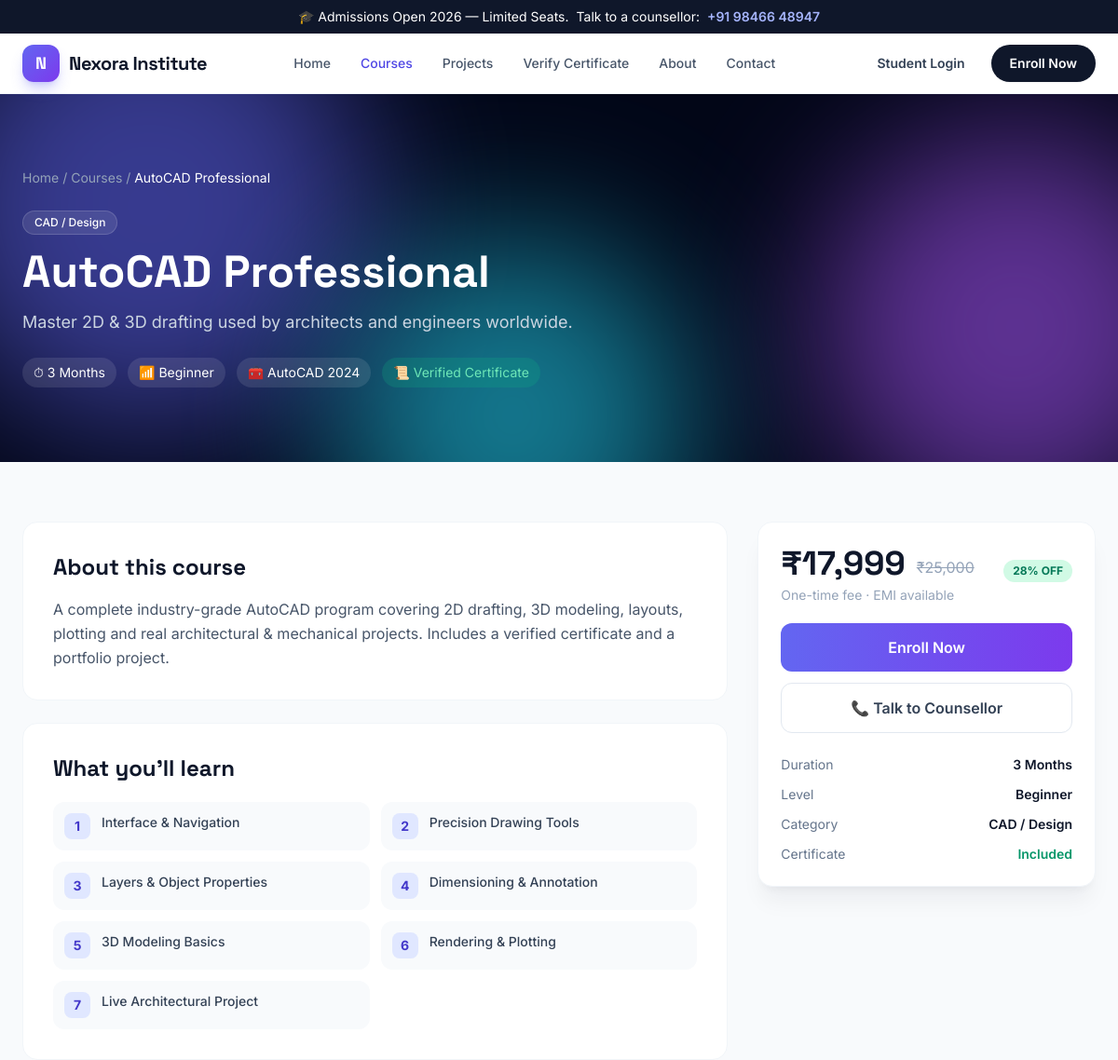
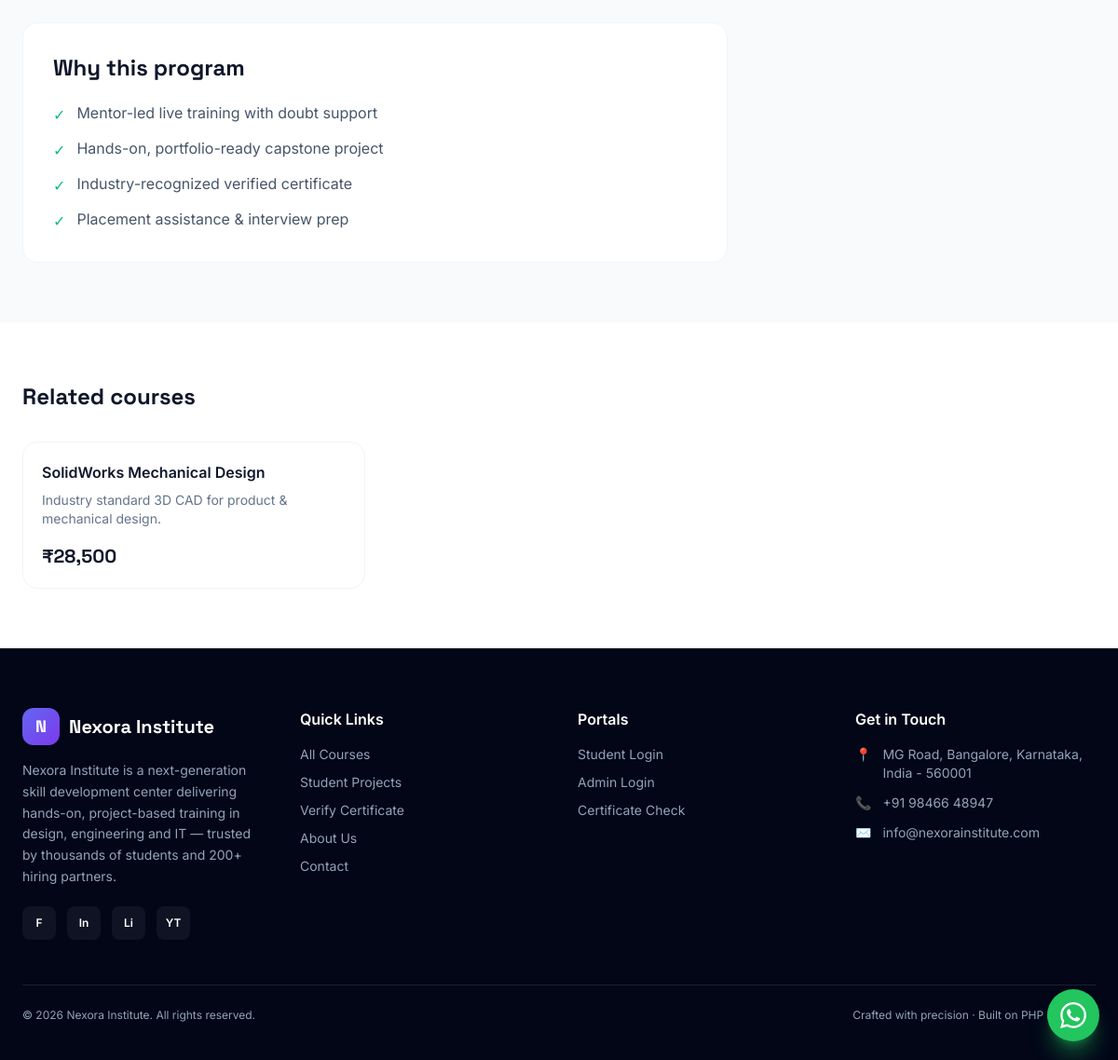
Screenshot of /course.php?slug=autocad-professional with the database file from the repository (2 pictures, top to bottom).
### tables this page shows
CREATE TABLE courses (
  id              INT AUTO_INCREMENT PRIMARY KEY,
  title           VARCHAR(160) NOT NULL,
  slug            VARCHAR(180) NOT NULL UNIQUE,
  category_id     INT NULL,
  short_desc      VARCHAR(255) NULL,
  description     TEXT NULL,
  duration        VARCHAR(60)  DEFAULT '3 Months',
  level           ENUM('Beginner','Intermediate','Advanced') DEFAULT 'Beginner',
  price           DECIMAL(10,2) DEFAULT 0,
  discount_price  DECIMAL(10,2) NULL,
  software        VARCHAR(255) NULL,
  syllabus        TEXT NULL,
  image           VARCHAR(255) NULL,
  is_featured     TINYINT(1) DEFAULT 0,
  status          ENUM('active','draft') DEFAULT 'active',
  created_at      TIMESTAMP DEFAULT CURRENT_TIMESTAMP,
  CONSTRAINT fk_course_cat FOREIGN KEY (category_id) REFERENCES categories(id) ON DELETE SET NULL
);

CREATE TABLE categories (
  id    INT AUTO_INCREMENT PRIMARY KEY,
  name  VARCHAR(100) NOT NULL,
  slug  VARCHAR(120) NOT NULL UNIQUE,
  icon  VARCHAR(60)  DEFAULT 'graduation-cap'
);

### includes/functions.php (called while the page is built, shortened)
<?php
require_once __DIR__ . '/../config/database.php';
function e(?string $str): string
{
    return htmlspecialchars($str ?? '', ENT_QUOTES, 'UTF-8');
}
function url(string $path = ''): string
{
    return BASE_URL . '/' . ltrim($path, '/');
}
function money($amount): string
{
    return '₹' . number_format((float)$amount, 0);
}
function settings(): array
{
    static $cache = null;
    if ($cache !== null) return $cache;
    $cache = [];
    try {
        $rows = db()->query('SELECT skey, svalue FROM settings')->fetchAll();
        foreach ($rows as $r) {
            $cache[$r['skey']] = $r['svalue'];
        }
    } catch (Throwable $e) {
        $cache = [];
    }
    return $cache;
}
function setting(string $key, string $default = ''): string
{
    $s = settings();
    return $s[$key] ?? $default;
}

### config/database.php (called while the page is built, shortened)
<?php
function db(): PDO
{
    if (isset($GLOBALS['__app_pdo']) && $GLOBALS['__app_pdo'] instanceof PDO) {
        return $GLOBALS['__app_pdo'];
    }
    $dsn = sprintf('mysql:host=%s;dbname=%s;charset=%s', DB_HOST, DB_NAME, DB_CHARSET);
    $options = [
        PDO::ATTR_ERRMODE            => PDO::ERRMODE_EXCEPTION,
        PDO::ATTR_DEFAULT_FETCH_MODE => PDO::FETCH_ASSOC,
        PDO::ATTR_EMULATE_PREPARES   => false,
    ];
    return $GLOBALS['__app_pdo'];
}

### course.php (the view, shortened to what this page needs)
<?php
require_once __DIR__ . '/includes/functions.php';
$slug = trim($_GET['slug'] ?? '');
$stmt = db()->prepare(
  "SELECT c.*, cat.name AS category FROM courses c
   LEFT JOIN categories cat ON cat.id = c.category_id
   WHERE c.slug = ? AND c.status='active' LIMIT 1"
);
$stmt->execute([$slug]);
$c = $stmt->fetch();
$price = $c['discount_price'] ?: $c['price'];
$hasDiscount = $c['discount_price'] && $c['discount_price'] < $c['price'];
$off = $hasDiscount ? round(100 - ($c['discount_price'] / $c['price'] * 100)) : 0;
$syllabus = array_filter(array_map('trim', explode('|', (string)$c['syllabus'])));
$related = db()->prepare("SELECT * FROM courses WHERE category_id = ? AND id <> ? AND status='active' LIMIT 3");
$related->execute([$c['category_id'], $c['id']]);
$related = $related->fetchAll();
include __DIR__ . '/includes/header.php';
?>
<section class="bg-slate-950 text-white relative overflow-hidden">
  <div class="hero-aurora"><span></span><span></span><span></span></div>
  <div class="relative max-w-7xl mx-auto px-4 sm:px-6 py-14 lg:py-20">
    <nav class="text-sm text-slate-400 mb-6">
      <a href="<?= url('index.php') ?>" class="hover:text-white">Home</a> /
      <a href="<?= url('courses.php') ?>" class="hover:text-white">Courses</a> /
      <span class="text-white"><?= e($c['title']) ?></span>
    </nav>
    <div class="grid lg:grid-cols-3 gap-10">
      <div class="lg:col-span-2">
        <span class="inline-block px-3 py-1 rounded-full bg-white/10 border border-white/15 text-xs font-medium"><?= e($c['category'] ?? 'Course') ?></span>
        <h1 class="mt-4 font-display text-3xl sm:text-4xl lg:text-5xl font-bold leading-tight"><?= e($c['title']) ?></h1>
        <p class="mt-4 text-lg text-slate-300 max-w-2xl"><?= e($c['short_desc']) ?></p>
        <div class="mt-6 flex flex-wrap gap-3 text-sm">
          <span class="px-3 py-1.5 rounded-full bg-white/10">⏱ <?= e($c['duration']) ?></span>
          <span class="px-3 py-1.5 rounded-full bg-white/10">📶 <?= e($c['level']) ?></span>
          <?php if ($c['software']): ?><span class="px-3 py-1.5 rounded-full bg-white/10">🧰 <?= e($c['software']) ?></span><?php endif; ?>
          <span class="px-3 py-1.5 rounded-full bg-emerald-500/20 text-emerald-300">📜 Verified Certificate</span>
        </div>
      </div>
    </div>
  </div>
</section>
<section class="bg-slate-50 py-12 lg:py-16">
  <div class="max-w-7xl mx-auto px-4 sm:px-6 grid lg:grid-cols-3 gap-8">
    <div class="lg:col-span-2 space-y-6">
      <div class="rounded-2xl bg-white border border-slate-100 p-6 sm:p-8">
        <h2 class="font-display text-2xl font-bold text-slate-900">About this course</h2>
        <p class="mt-4 text-slate-600 leading-relaxed"><?= nl2br(e($c['description'])) ?></p>
      </div>
      <?php if ($syllabus): ?>
      <div class="rounded-2xl bg-white border border-slate-100 p-6 sm:p-8">
        <h2 class="font-display text-2xl font-bold text-slate-900">What you'll learn</h2>
        <div class="mt-5 grid sm:grid-cols-2 gap-3">
          <?php foreach ($syllabus as $i => $mod): ?>
            <div class="flex items-start gap-3 p-3 rounded-xl bg-slate-50">
              <span class="grid place-items-center w-7 h-7 rounded-lg bg-brand-100 text-brand-700 text-sm font-bold shrink-0"><?= $i + 1 ?></span>
              <span class="text-sm text-slate-700 font-medium"><?= e($mod) ?></span>
            </div>
          <?php endforeach; ?>
        </div>
      </div>
      <?php endif; ?>
      <div class="rounded-2xl bg-white border border-slate-100 p-6 sm:p-8">
        <h2 class="font-display text-2xl font-bold text-slate-900">Why this program</h2>
        <ul class="mt-5 space-y-3 text-slate-600">
          <?php foreach (['Mentor-led live training with doubt support','Hands-on, portfolio-ready capstone project','Industry-recognized verified certificate','Placement assistance & interview prep'] as $b): ?>
            <li class="flex gap-3"><span class="text-emerald-500 mt-0.5">✓</span><span><?= $b ?></span></li>
          <?php endforeach; ?>
        </ul>
      </div>
    </div>
    <aside class="lg:sticky lg:top-24 h-fit">
      <div class="rounded-2xl bg-white border border-slate-100 p-6 shadow-xl shadow-slate-900/5">
        <div class="flex items-end gap-3">
          <p class="font-display text-4xl font-bold text-slate-900"><?= money($price) ?></p>
          <?php if ($hasDiscount): ?>
            <span class="text-slate-400 line-through pb-1"><?= money($c['price']) ?></span>
            <span class="ml-auto px-2.5 py-1 rounded-full bg-emerald-100 text-emerald-700 text-xs font-bold"><?= $off ?>% OFF</span>
          <?php endif; ?>
        </div>
        <p class="mt-1 text-sm text-slate-400">One-time fee · EMI available</p>
        <a href="<?= url('contact.php?course=' . urlencode($c['title'])) ?>" class="mt-5 block text-center px-5 py-3.5 rounded-xl bg-gradient-to-r from-brand-500 to-violet-600 text-white font-semibold hover:opacity-90 transition">Enroll Now</a>
        <a href="tel:<?= e(setting('phone')) ?>" class="mt-3 block text-center px-5 py-3.5 rounded-xl border border-slate-200 font-semibold text-slate-700 hover:border-brand-300 transition">📞 Talk to Counsellor</a>
        <dl class="mt-6 space-y-3 text-sm">
          <div class="flex justify-between"><dt class="text-slate-500">Duration</dt><dd class="font-semibold text-slate-900"><?= e($c['duration']) ?></dd></div>
          <div class="flex justify-between"><dt class="text-slate-500">Level</dt><dd class="font-semibold text-slate-900"><?= e($c['level']) ?></dd></div>
          <div class="flex justify-between"><dt class="text-slate-500">Category</dt><dd class="font-semibold text-slate-900"><?= e($c['category'] ?? '-') ?></dd></div>
          <div class="flex justify-between"><dt class="text-slate-500">Certificate</dt><dd class="font-semibold text-emerald-600">Included</dd></div>
        </dl>
      </div>
    </aside>
  </div>
</section>
<?php if ($related): ?>
<section class="bg-white py-16">
  <div class="max-w-7xl mx-auto px-4 sm:px-6">
    <h2 class="font-display text-2xl font-bold text-slate-900 mb-8">Related courses</h2>
    <div class="grid sm:grid-cols-2 lg:grid-cols-3 gap-6">
      <?php foreach ($related as $r): $rp = $r['discount_price'] ?: $r['price']; ?>
        <a href="<?= url('course.php?slug=' . urlencode($r['slug'])) ?>" class="card-lift block rounded-2xl border border-slate-100 p-5 bg-white">
          <h3 class="font-semibold text-slate-900"><?= e($r['title']) ?></h3>
          <p class="mt-2 text-sm text-slate-500 line-clamp-2"><?= e($r['short_desc']) ?></p>
          <p class="mt-4 font-display text-xl font-bold text-slate-900"><?= money($rp) ?></p>
        </a>
      <?php endforeach; ?>
    </div>
  </div>
</section>
<?php endif; ?>
<?php include __DIR__ . '/includes/footer.php'; ?>

### assets/css/style.css (style rules this page uses)
:root { --brand: #4f46e5; --brand-light: #818cf8; }
html { -webkit-tap-highlight-color: transparent; }
.hero-aurora { position: absolute; inset: 0; overflow: hidden; z-index: 0; }
.hero-aurora span { position: absolute; border-radius: 9999px; filter: blur(80px); opacity: .55; animation: blob 16s infinite ease-in-out; }
.hero-aurora span:nth-child(1) { width:480px;height:480px;background:#6366f1;top:-120px;left:-80px; }
.hero-aurora span:nth-child(2) { width:420px;height:420px;background:#a855f7;top:40px;right:-100px;animation-delay:-4s; }
.hero-aurora span:nth-child(3) { width:380px;height:380px;background:#22d3ee;bottom:-140px;left:30%;animation-delay:-8s; }
.card-lift { transition: transform .35s cubic-bezier(.2,.7,.2,1), box-shadow .35s; }

### rows the page displays
courses: title "AutoCAD Professional", category.name "CAD / Design", short_desc "Master 2D & 3D drafting used by architects and engineers worldwide.", duration "3 Months", level "Beginner", software "AutoCAD 2024", description "A complete industry-grade AutoCAD program covering 2D drafting, 3D modeling, layouts, plotting and real architectural & mechanical projects. Includes a verified certificate and a portfolio project.", syllabus "Interface & Navigation", syllabus "Precision Drawing Tools", syllabus "Layers & Object Properties", syllabus "Dimensioning & Annotation", syllabus "3D Modeling Basics", syllabus "Rendering & Plotting", syllabus "Live Architectural Project", discount_price "₹17,999", price "₹25,000", off "28"
courses: title "SolidWorks Mechanical Design", short_desc "Industry standard 3D CAD for product & mechanical design.", discount_price "₹28,500"

### other values shown
setting('phone') "+91 98466 48947"
$site "Nexora Institute"
$b "Mentor-led live training with doubt support"
$b "Hands-on, portfolio-ready capstone project"
$b "Industry-recognized verified certificate"
$b "Placement assistance & interview prep"
setting('site_name') "Nexora Institute"
setting('about_short') "Nexora Institute is a next-generation skill development center delivering hands-on, project-based training in design, engineering and IT — trusted by thousands of students and 200+ hiring partners."
$lbl "F"
$lbl "In"
$lbl "Li"
$lbl "YT"
setting('address') "MG Road, Bangalore, Karnataka, India - 560001"
setting('email') "info@nexorainstitute.com"
